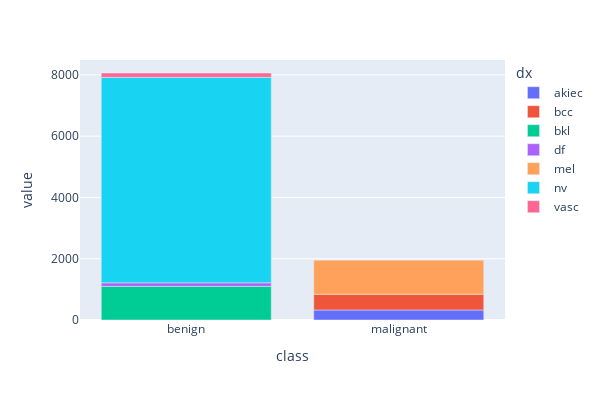

The notebook cell saved with this chart:
### Code cell
fig_4 = px.bar(df_meta.groupby(['class','dx']).size().unstack(level=1),width=600, height=400)
fig_4.update_layout(title_text='', title_x=0.5)
fig_4.show()

### Figure 1 — Plotly figure (JSON) as saved in the notebook; plotly's stock layout.template omitted (floating-point values rounded to 4 significant figures)
{"data": [{"alignmentgroup": "True", "hovertemplate": "dx=akiec<br>class=%{x}<br>value=%{y}<extra></extra>", "legendgroup": "akiec", "marker": {"color": "#636efa", "pattern": {"shape": ""}}, "name": "akiec", "offsetgroup": "akiec", "orientation": "v", "showlegend": true, "textposition": "auto", "type": "bar", "x": ["benign", "malignant"], "xaxis": "x", "y": [null, 327], "yaxis": "y"}, {"alignmentgroup": "True", "hovertemplate": "dx=bcc<br>class=%{x}<br>value=%{y}<extra></extra>", "legendgroup": "bcc", "marker": {"color": "#EF553B", "pattern": {"shape": ""}}, "name": "bcc", "offsetgroup": "bcc", "orientation": "v", "showlegend": true, "textposition": "auto", "type": "bar", "x": ["benign", "malignant"], "xaxis": "x", "y": [null, 514], "yaxis": "y"}, {"alignmentgroup": "True", "hovertemplate": "dx=bkl<br>class=%{x}<br>value=%{y}<extra></extra>", "legendgroup": "bkl", "marker": {"color": "#00cc96", "pattern": {"shape": ""}}, "name": "bkl", "offsetgroup": "bkl", "orientation": "v", "showlegend": true, "textposition": "auto", "type": "bar", "x": ["benign", "malignant"], "xaxis": "x", "y": [1099, null], "yaxis": "y"}, {"alignmentgroup": "True", "hovertemplate": "dx=df<br>class=%{x}<br>value=%{y}<extra></extra>", "legendgroup": "df", "marker": {"color": "#ab63fa", "pattern": {"shape": ""}}, "name": "df", "offsetgroup": "df", "orientation": "v", "showlegend": true, "textposition": "auto", "type": "bar", "x": ["benign", "malignant"], "xaxis": "x", "y": [115, null], "yaxis": "y"}, {"alignmentgroup": "True", "hovertemplate": "dx=mel<br>class=%{x}<br>value=%{y}<extra></extra>", "legendgroup": "mel", "marker": {"color": "#FFA15A", "pattern": {"shape": ""}}, "name": "mel", "offsetgroup": "mel", "orientation": "v", "showlegend": true, "textposition": "auto", "type": "bar", "x": ["benign", "malignant"], "xaxis": "x", "y": [null, 1113], "yaxis": "y"}, {"alignmentgroup": "True", "hovertemplate": "dx=nv<br>class=%{x}<br>value=%{y}<extra></extra>", "legendgroup": "nv", "marker": {"color": "#19d3f3", "pattern": {"shape": ""}}, "name": "nv", "offsetgroup": "nv", "orientation": "v", "showlegend": true, "textposition": "auto", "type": "bar", "x": ["benign", "malignant"], "xaxis": "x", "y": [6705, null], "yaxis": "y"}, {"alignmentgroup": "True", "hovertemplate": "dx=vasc<br>class=%{x}<br>value=%{y}<extra></extra>", "legendgroup": "vasc", "marker": {"color": "#FF6692", "pattern": {"shape": ""}}, "name": "vasc", "offsetgroup": "vasc", "orientation": "v", "showlegend": true, "textposition": "auto", "type": "bar", "x": ["benign", "malignant"], "xaxis": "x", "y": [142, null], "yaxis": "y"}], "layout": {"barmode": "relative", "height": 400, "legend": {"title": {"text": "dx"}, "tracegroupgap": 0}, "margin": {"t": 60}, "title": {"text": "", "x": 0.5}, "width": 600, "xaxis": {"anchor": "y", "domain": [0, 1], "title": {"text": "class"}}, "yaxis": {"anchor": "x", "domain": [0, 1], "title": {"text": "value"}}}}
